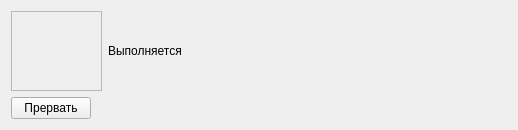
<?xml version="1.0" encoding="UTF-8"?>
<ui version="4.0">
 <class>MainWindow</class>
 <widget class="QMainWindow" name="MainWindow">
  <property name="geometry">
   <rect>
    <x>0</x>
    <y>0</y>
    <width>518</width>
    <height>130</height>
   </rect>
  </property>
  <property name="windowTitle">
   <string>Автоматизированное преобразование  ИИ</string>
  </property>
  <widget class="QWidget" name="centralWidget">
   <layout class="QGridLayout" name="gridLayout">
    <item row="0" column="0">
     <layout class="QHBoxLayout" name="horizontalLayout">
      <item>
       <widget class="QLabel" name="label">
        <property name="maximumSize">
         <size>
          <width>91</width>
          <height>91</height>
         </size>
        </property>
        <property name="frameShape">
         <enum>QFrame::StyledPanel</enum>
        </property>
        <property name="frameShadow">
         <enum>QFrame::Plain</enum>
        </property>
        <property name="text">
         <string/>
        </property>
        <property name="scaledContents">
         <bool>true</bool>
        </property>
       </widget>
      </item>
      <item>
       <widget class="QLabel" name="lb_vip">
        <property name="text">
         <string>Выполняется</string>
        </property>
       </widget>
      </item>
     </layout>
    </item>
    <item row="1" column="0">
     <layout class="QHBoxLayout" name="horizontalLayout_2">
      <item>
       <widget class="QPushButton" name="btnStop">
        <property name="text">
         <string>Прервать</string>
        </property>
        <property name="icon">
         <iconset resource="res.qrc">
          <normaloff>:/res/1/cancel.png</normaloff>:/res/1/cancel.png</iconset>
        </property>
        <property name="iconSize">
         <size>
          <width>16</width>
          <height>16</height>
         </size>
        </property>
       </widget>
      </item>
      <item>
       <spacer name="horizontalSpacer">
        <property name="orientation">
         <enum>Qt::Horizontal</enum>
        </property>
        <property name="sizeHint" stdset="0">
         <size>
          <width>40</width>
          <height>20</height>
         </size>
        </property>
       </spacer>
      </item>
     </layout>
    </item>
   </layout>
  </widget>
 </widget>
 <layoutdefault spacing="6" margin="11"/>
 <resources>
  <include location="res.qrc"/>
 </resources>
 <connections/>
</ui>
